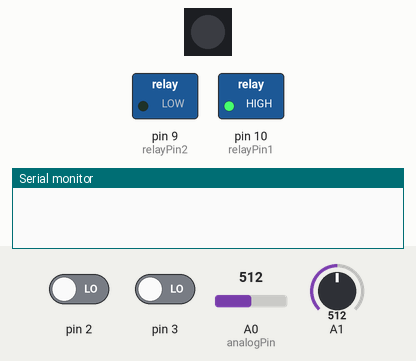
Recording of a sketch running on a simulated Arduino Uno, built with avr-gcc and run on an emulated ATmega328P. On the bench: 1 RGB LEDs in strip order, left to right, switched loads named in the sketch (green lamp = pin HIGH), the last lines printed to the serial monitor. Dashed ring = blinking. The test bench sets the inputs (shaded band); at power-on: pin 2 LOW, pin 3 LOW, A1 = 512, A0 (analogPin) = 512. Dim RGB values are drawn brighter than linear.

Above: at 1.2 s.
1.3 s: pin 2 driven HIGH
At 2.1 s:
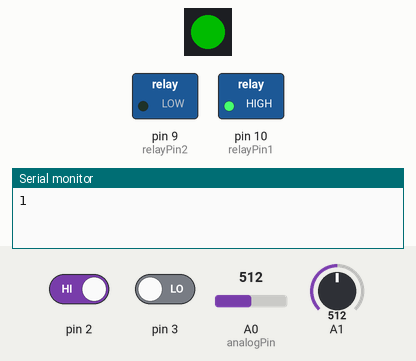
4.3 s: pin 3 driven HIGH
At 6.6 s:
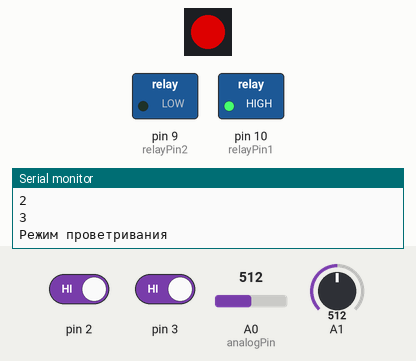
7.3 s: A1 set to 810
At 8.4 s:
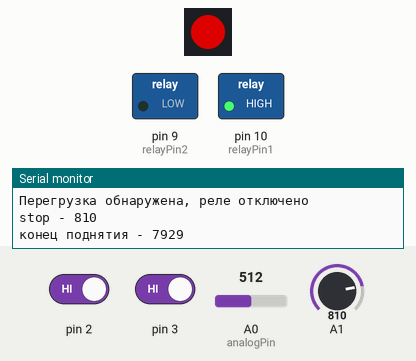
10.3 s: A0 (analogPin) set to 587
13.3 s: A0 (analogPin) set to 612
At 15.0 s:
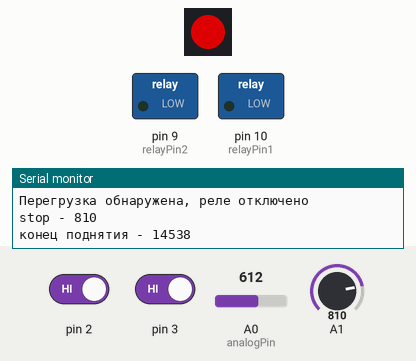
16.3 s: A0 (analogPin) set to 690
Timing chart, 0 to 20.3 s (numbered marks = the images above; inputs shaded):
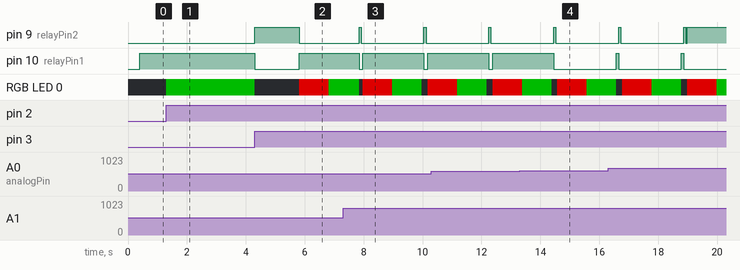

Measured:
- the behaviour switches between 600 and 601 on A0 (analogPin) (found by bisection; images 3 and 4)
- after the input at 1.3 s, RGB LED 0: off → RGB(0, 75, 0) at once
- after the input at 7.3 s, pin 9 (relayPin2): alternates HIGH for 0.07 s and LOW for 2.1 s, starting after 0.54 s; pin 10 (relayPin1): alternates HIGH for 2.1 s and LOW for 0.13 s, starting after 0.54 s
- after the input at 13.3 s, pin 10 (relayPin1): goes on until 14.5 s, then stays LOW

The sketch:

steklov8.ino
```cpp
#include <FastLED.h>
#include <avr/sleep.h>  // подключаем библиотеку sleep

// Параметры адресной ленты
#define LED_PIN     11
#define NUM_LEDS    1
#define BRIGHTNESS  150
#define LED_TYPE    WS2812B
#define COLOR_ORDER GRB
CRGB leds[NUM_LEDS];

const int analogPin = A0;  // Аналоговый пин, к которому подключены кнопки

const int relayPin1 = 10;   // Пин первого реле
const int relayPin2 = 9;   // Пин второго реле

const unsigned long holdThreshold = 400;  // Порог удержания в миллисекундах (0.3 секунды)

unsigned long pressStartTime1 = 0;  // Время начала нажатия кнопки 1
unsigned long pressStartTime2 = 0;  // Время начала нажатия кнопки 2

int auto1=0;
int auto2=0;
int block=0;
unsigned long time_start=0;  //время начало поднятия
unsigned long time_end=0;  //время окончания поднятия
unsigned long time_opusk;	//время сколько нужно опускать
unsigned long time_start_opusk;	//время сколько нужно опускать

/*пробный добавочный функционал*/
int impuls = 0; // Переменная для хранения количества вызовов функции lock
unsigned long lastLockTime = 0; // Время последнего вызова функции lock
const unsigned long timeout = 60000; // Таймаут в миллисекундах (1 минута)

const unsigned long produv = 1500; // Таймаут проветривания
bool opuskStarted = false; // Флаг для отслеживания состояния опускания
bool vozvrat=false; // Флаг возврата


void setup() {
  FastLED.addLeds<LED_TYPE, LED_PIN, COLOR_ORDER>(leds, NUM_LEDS).setCorrection(TypicalLEDStrip);
  FastLED.setBrightness(BRIGHTNESS);
  Serial.begin(9600); // Инициализация последовательной связи для вывода данных
  pinMode(relayPin1, OUTPUT);  // Настройка пина первого реле на выход
  pinMode(relayPin2, OUTPUT);  // Настройка пина второго реле на выход
  pinMode(A2, INPUT);
  pinMode(2, INPUT);
  pinMode(3, INPUT);

  digitalWrite(relayPin1, LOW); // Устанавливаем начальное состояние реле 1 (выключенное)
  digitalWrite(relayPin2, LOW); // Устанавливаем начальное состояние реле 2 (выключенное)


  //Serial.println("****");
  //attachInterrupt(digitalPinToInterrupt(3), btnIsr, RISING);
  //attachInterrupt(digitalPinToInterrupt(2), btnIsr, RISING);
}

void loop() {
  //Serial.println(digitalRead(2));
  if (digitalRead(3)==HIGH){
    block=0;
    unlock();
    vozvrat=true;
  }

  if (digitalRead(2)==HIGH){
    /*пробный функционал*/
    unsigned long currentTime = millis();
    // Если текущее время - время последнего вызова меньше минуты, увеличиваем impuls
    if (currentTime - lastLockTime < timeout) {
    impuls++;
    } else {
    impuls = 1; // Иначе сбрасываем impuls
    }
    lastLockTime = currentTime; // Обновляем время последнего вызова функции
    /*--------------------------------------------------------------------------*/

    Serial.println(impuls);
    block=1;
    lock();
  }

  if (vozvrat==true){
  /*для возврата в состояние как было до поставки на охрану*/
  if (millis()-time_end<3600000){ //3600000 1ч  7200000 - 2ч
      if (!opuskStarted) { // Проверяем, запущено ли уже опускание
          time_start_opusk = millis();
          time_opusk = (time_end - time_start) * 1; // Вычисляем время опускания
          opuskStarted = true; // Устанавливаем флаг
          Serial.print("Время опускания - ");
          Serial.println(time_opusk);
          Serial.print("Время запуска опускания - ");
          Serial.println(time_start_opusk);
      }

    if (millis() - time_start_opusk<time_opusk) {
      digitalWrite(relayPin1, LOW);
      digitalWrite(relayPin2, HIGH);
      auto2=1;
      if (analogRead(A1)>780) {  //на всякий случай проверяем по датчику нагрузки
        Serial.println("Перегрузка обнаружена, реле отключено");
		    time_opusk=0;
        time_start=0;
        time_end=0;
        digitalWrite(relayPin1, LOW);
        digitalWrite(relayPin2, LOW);
        vozvrat=false;
        opuskStarted = false;
        auto2=0;
      }
    } else {
      Serial.println("Время опускания истекло, реле выключено");
      digitalWrite(relayPin1, LOW);
      digitalWrite(relayPin2, LOW);
      time_start=0;
      time_end=0;
      time_opusk=0;
      auto2=0;
      opuskStarted = false;
      vozvrat=false;
    }
  }
  /*--------------------------------------------------------*/

  }

  /*пробный функционал 3 закрыть*/
  if (impuls==3){
      Serial.println("Режим проветривания");
      digitalWrite(relayPin1, LOW);
      digitalWrite(relayPin2, HIGH);
      delay(produv);
      time_end=time_end-produv;
      impuls=0;
  }
  /*---------------------------------------------*/


  int buttonState = analogRead(analogPin);  // Считывание состояния кнопок (значение аналогового сигнала)
  int amp = analogRead(A1);
 //Serial.println(buttonState); // Выводим значение аналогового пина в монитор порта

  if ((auto1==1) or (auto2==1)){
      if ((amp<390) or (amp>780)){
        Serial.print("stop - ");
		    Serial.println(amp);
        auto1=0;
        auto2=0;
        digitalWrite(relayPin2, LOW);
        digitalWrite(relayPin1, LOW);
        if (block==1){
          /*для запоминания положения - начальное время*/
            if (impuls==1) {
              if(time_end==0){
                time_end=millis();
                Serial.print("конец поднятия - ");
                Serial.println(time_end);
              }
            }
          /*--------------------------------------------*/

          // set_sleep_mode(SLEEP_MODE_PWR_DOWN);
          //set_sleep_mode(SLEEP_MODE_IDLE);  //
          //sleep_mode();
        }
      }
  }

  // Обработка кнопки 1
  if ((buttonState >= 500 && buttonState <= 600)) { // Диапазон значений для кнопки 1
    if (pressStartTime1 == 0) {
      pressStartTime1 = millis();
    }
    if (millis() - pressStartTime1 >= holdThreshold) {
      auto1=0;
      auto2=0;
      digitalWrite(relayPin2, LOW);
      digitalWrite(relayPin1, HIGH);  // Включаем реле 1 по минусу
    } else {
      auto2=0;
      auto1=1;
      digitalWrite(relayPin1, LOW); // Выключаем реле 1, если нажатие было кратким
    }
  } else {
    pressStartTime1 = 0; // Сбрасываем время начала нажатия, если кнопка не нажата
    if (auto1==1){
    auto2=0;
    digitalWrite(relayPin2, LOW);
    digitalWrite(relayPin1, HIGH);
    } else {
    digitalWrite(relayPin1, LOW); // Выключаем реле 1, если кнопка не нажата
    }
  }

  // Обработка кнопки 2
  if ((buttonState >= 680 && buttonState <= 800)) { // Диапазон значений для кнопки 2
    if (pressStartTime2 == 0) {
      pressStartTime2 = millis();
    }
    if (millis() - pressStartTime2 >= holdThreshold) {
      auto1=0;
      auto2=0;
      digitalWrite(relayPin1, LOW);
      digitalWrite(relayPin2, HIGH);  // Включаем реле 2 по минусу
    } else {
        auto1=0;
        auto2=1;
        digitalWrite(relayPin2, LOW); // Выключаем реле 2, если нажатие было кратким
    }
  } else {
    pressStartTime2 = 0; // Сбрасываем время начала нажатия, если кнопка не нажата
    if (auto2==1){
    auto1=0;
    digitalWrite(relayPin1, LOW);
    digitalWrite(relayPin2, HIGH);
    } else {
    digitalWrite(relayPin2, LOW); // Выключаем реле 2, если кнопка не нажата
    }
  }

}

void lock() {
  leds[0] = CRGB::Green;  // зажигаем светодиод зелёным
  FastLED.show();
  delay(1000);             // держим цвет 500 мс
  leds[0] = CRGB::Black;  // выключаем светодиод
  FastLED.show();


  /*для запоминания положения - начальное время*/
  if (time_start==0){    //время начала поднятия
      if (impuls==1) {
          time_start=millis();
          Serial.print("начало поднятия - ");
          Serial.println(time_start);
      }
  }
  /**/

  digitalWrite(relayPin1, HIGH);
  digitalWrite(relayPin2, LOW);

  auto1=1;
  auto2=0;
  block=1;
}

void unlock() {
  leds[0] = CRGB::Red;    // зажигаем светодиод красным
  FastLED.show();
  delay(1000);             // держим цвет 500 мс
  leds[0] = CRGB::Black;  // выключаем светодиод
  FastLED.show();
  block=0;
  impuls = 0;

}

void btnIsr() {
  // Обработчик прерывания может быть пустым, он просто пробуждает микроконтроллер
  Serial.println("START");
}
```
